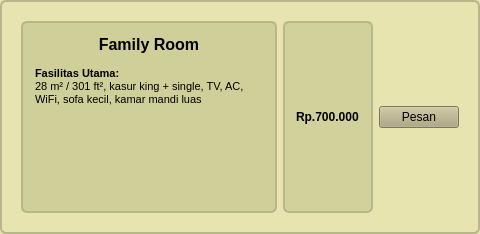
              <widget class="QFrame" name="roomFrame2_12">
               <property name="styleSheet">
                <string notr="true">
                QFrame { background-color: rgb(231,228,176); border: 2px solid rgb(184,182,139); border-radius: 6px; padding: 8px; }
                QLabel#roomTitle2 { font-weight: bold; font-size: 12pt; }
                QLabel#roomDesc2 { font-size: 9pt; }
              </string>
               </property>
               <layout class="QHBoxLayout" name="horizontalLayout_8">
                <item>
                 <layout class="QVBoxLayout" name="roomTextCol2_16"/>
                </item>
                <item>
                 <widget class="QTextEdit" name="textEdit_18">
                  <property name="styleSheet">
                   <string notr="true">background-color: rgb(207, 207, 154);</string>
                  </property>
                  <property name="html">
                   <string>&lt;!DOCTYPE HTML PUBLIC &quot;-//W3C//DTD HTML 4.0//EN&quot; &quot;http://www.w3.org/TR/REC-html40/strict.dtd&quot;&gt;
&lt;html&gt;&lt;head&gt;&lt;meta name=&quot;qrichtext&quot; content=&quot;1&quot; /&gt;&lt;style type=&quot;text/css&quot;&gt;
p, li { white-space: pre-wrap; }
&lt;/style&gt;&lt;/head&gt;&lt;body style=&quot; font-family:'MS Shell Dlg 2'; font-size:8pt; font-weight:400; font-style:normal;&quot;&gt;
&lt;p align=&quot;center&quot; style=&quot; margin-top:0px; margin-bottom:0px; margin-left:0px; margin-right:0px; -qt-block-indent:0; text-indent:0px;&quot;&gt;&lt;span style=&quot; font-size:12pt; font-weight:600;&quot;&gt;Family&lt;/span&gt;&lt;span style=&quot; font-size:12pt;&quot;&gt; &lt;/span&gt;&lt;span style=&quot; font-size:12pt; font-weight:600;&quot;&gt;Room&lt;/span&gt;&lt;/p&gt;
&lt;p style=&quot;-qt-paragraph-type:empty; margin-top:0px; margin-bottom:0px; margin-left:0px; margin-right:0px; -qt-block-indent:0; text-indent:0px;&quot;&gt;&lt;br /&gt;&lt;/p&gt;
&lt;p style=&quot; margin-top:0px; margin-bottom:0px; margin-left:0px; margin-right:0px; -qt-block-indent:0; text-indent:0px;&quot;&gt;&lt;span style=&quot; font-weight:600;&quot;&gt;Fasilitas Utama: &lt;/span&gt;&lt;/p&gt;
&lt;p style=&quot; margin-top:0px; margin-bottom:0px; margin-left:0px; margin-right:0px; -qt-block-indent:0; text-indent:0px;&quot;&gt;28 m² / 301 ft², kasur king + single, TV, AC, WiFi, sofa kecil, kamar mandi luas&lt;/p&gt;&lt;/body&gt;&lt;/html&gt;</string>
                  </property>
                 </widget>
                </item>
                <item>
                 <widget class="QLabel" name="label_24">
                  <property name="font">
                   <font>
                    <weight>75</weight>
                    <bold>true</bold>
                   </font>
                  </property>
                  <property name="styleSheet">
                   <string notr="true">background-color: rgb(209, 209, 156);</string>
                  </property>
                  <property name="text">
                   <string>Rp.700.000</string>
                  </property>
                 </widget>
                </item>
                <item>
                 <widget class="QPushButton" name="btnPrice2_16">
                  <property name="styleSheet">
                   <string notr="true"> color: rgb(0, 0, 0); background-color: rgb(174,167,126)
 </string>
                  </property>
                  <property name="text">
                   <string>Pesan</string>
                  </property>
                 </widget>
                </item>
               </layout>
              </widget>
